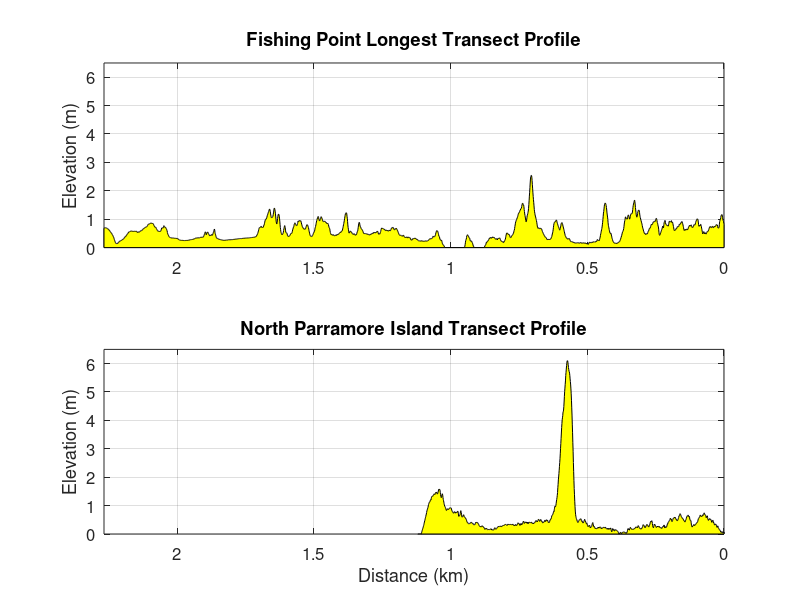

The MATLAB source for this figure:
%%Elevation Profiles
close all; clear all; clc
fileread=csvread('FP_FullProfile.csv');
filereadB=csvread('PI_FullProfile.csv');
Distance=fileread(:,1);
NAVD88=fileread(:,2);
Distance=Distance(170:end);
NAVD88=NAVD88(170:end);
Distance=Distance-170;
NAVD88=NAVD88-0.6;
length=length(Distance);

DistanceB=filereadB(:,1);
NAVD88B=filereadB(:,2);
DistanceB=DistanceB(35:end);
NAVD88B=NAVD88B(35:end);
DistanceB=DistanceB-35;
NAVD88B=NAVD88B-0.6;

%Close a polygon
Distance(1)=0;
yy=0;
NAVD88=[NAVD88; yy];
xx=Distance(end);
Distance=[Distance; xx];
yy=0;
NAVD88=[NAVD88; yy];
xx=0;
Distance=[Distance; xx];

Distance(1)=0;
yy=0;
NAVD88B=[NAVD88B; yy];
xx=DistanceB(end);
DistanceB=[DistanceB; xx];
yy=0;
NAVD88B=[NAVD88B; yy];
xx=0;
DistanceB=[DistanceB; xx];

figure (1)
%%Subplot 1
subplot(2,1,1)
plot(Distance,NAVD88,'k','linewidth',2);
fill(Distance,NAVD88,'y')
title({['Fishing Point Longest Transect Profile']})
ylabel('Elevation (m)')
xlim([0 Distance(length)])
ylim([0 6.5])
box on
grid on
set(gca,'FontSize',12)
set(gca,'Xdir','reverse')
%Generic Axis Conversion
    % Convert y-axis values to percentage values by multiplication
    aa=[cellstr(num2str(get(gca,'xtick')'*0.001))]; 
    % Create a vector of '%' signs
    pct = char(ones(size(aa,1),1)*' '); %Blank if no character (%)
    % Append the '%' signs after the percentage values
    new_yticks = [char(aa),pct];
    % Reflect the changes on the plot
    set(gca,'xticklabel',new_yticks) 

%%Subplot 2
subplot(2,1,2)
plot(DistanceB,NAVD88B,'k','linewidth',2);
fill(DistanceB,NAVD88B,'y')
title({['North Parramore Island Transect Profile']})
ylabel('Elevation (m)')
xlabel('Distance (km)')
xlim([0 Distance(length)]) %Distance(length)
ylim([0 6.5])
box on
grid on
set(gca,'FontSize',12)
set(gca,'Xdir','reverse')
%Generic Axis Conversion
    % Convert y-axis values to percentage values by multiplication
    aa=[cellstr(num2str(get(gca,'xtick')'*0.001))]; 
    % Create a vector of '%' signs
    pct = char(ones(size(aa,1),1)*' '); %Blank if no character (%)
    % Append the '%' signs after the percentage values
    new_yticks = [char(aa),pct];
    % Reflect the changes on the plot
    set(gca,'xticklabel',new_yticks) 
